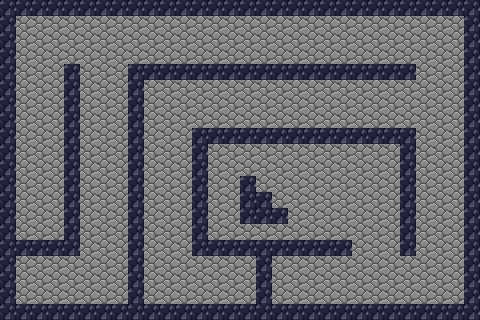

Rendered tile map (Tiled .tmx) drawn with the repository's tilesets; below, a short description and the full map source, tile grids included:
An orthogonal 30x20 tile map with 16x16 px tiles, 1 tile layer (タイルレイヤー1), 2 tilesets and 2 objects (goal2, Player).

<map version="1.10" tiledversion="1.12.1" orientation="orthogonal" renderorder="right-down" width="30" height="20" tilewidth="16" tileheight="16" infinite="0" nextlayerid="5" nextobjectid="18">
 <tileset firstgid="1" source="../textures/mc.tsx" />
 <tileset firstgid="625" source="../textures/avatar.tsx" />
 <layer id="1" name="タイルレイヤー1" width="30" height="20">
  <data encoding="csv">
5,5,5,5,5,5,5,5,5,5,5,5,5,5,5,5,5,5,5,5,5,5,5,5,5,5,5,5,5,5,
5,8,8,8,8,8,8,8,8,8,8,8,8,8,8,8,8,8,8,8,8,8,8,8,8,8,8,8,8,5,
5,8,8,8,8,8,8,8,8,8,8,8,8,8,8,8,8,8,8,8,8,8,8,8,8,8,8,8,8,5,
5,8,8,8,8,8,8,8,8,8,8,8,8,8,8,8,8,8,8,8,8,8,8,8,8,8,8,8,8,5,
5,8,8,8,5,8,8,8,5,5,5,5,5,5,5,5,5,5,5,5,5,5,5,5,5,5,8,8,8,5,
5,8,8,8,5,8,8,8,5,8,8,8,8,8,8,8,8,8,8,8,8,8,8,8,8,8,8,8,8,5,
5,8,8,8,5,8,8,8,5,8,8,8,8,8,8,8,8,8,8,8,8,8,8,8,8,8,8,8,8,5,
5,8,8,8,5,8,8,8,5,8,8,8,8,8,8,8,8,8,8,8,8,8,8,8,8,8,8,8,8,5,
5,8,8,8,5,8,8,8,5,8,8,8,5,5,5,5,5,5,5,5,5,5,5,5,5,5,8,8,8,5,
5,8,8,8,5,8,8,8,5,8,8,8,5,8,8,8,8,8,8,8,8,8,8,8,8,5,8,8,8,5,
5,8,8,8,5,8,8,8,5,8,8,8,5,8,8,8,8,8,8,8,8,8,8,8,8,5,8,8,8,5,
5,8,8,8,5,8,8,8,5,8,8,8,5,8,8,5,8,8,8,8,8,8,8,8,8,5,8,8,8,5,
5,8,8,8,5,8,8,8,5,8,8,8,5,8,8,5,5,8,8,8,8,8,8,8,8,5,8,8,8,5,
5,8,8,8,5,8,8,8,5,8,8,8,5,8,8,5,5,5,8,8,8,8,8,8,8,5,8,8,8,5,
5,8,8,8,5,8,8,8,5,8,8,8,5,8,8,8,8,8,8,8,8,8,8,8,8,5,8,8,8,5,
5,5,5,5,5,8,8,8,5,8,8,8,5,5,5,5,5,5,5,5,5,5,8,8,8,5,8,8,8,5,
5,8,8,8,8,8,8,8,5,8,8,8,8,8,8,8,5,8,8,8,8,8,8,8,8,8,8,8,8,5,
5,8,8,8,8,8,8,8,5,8,8,8,8,8,8,8,5,8,8,8,8,8,8,8,8,8,8,8,8,5,
5,8,8,8,8,8,8,8,5,8,8,8,8,8,8,8,5,8,8,8,8,8,8,8,8,8,8,8,8,5,
5,5,5,5,5,5,5,5,5,5,5,5,5,5,5,5,5,5,5,5,5,5,5,5,5,5,5,5,5,5
</data>
 </layer>
 <objectgroup id="4" name="ojt2">
  <object id="3" name="goal2" x="215.16" y="150.37" width="83.6464" height="80.7454" />
  <object id="15" name="Player" gid="625" x="40.6667" y="293.333" width="32" height="32" />
 </objectgroup>
</map>
